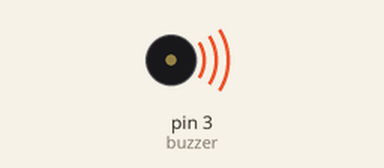
A sketch run on a simulated Arduino Uno, built with avr-gcc and run on an emulated ATmega328P. Parts: buzzer (waves = sounding).

Above: at 0.1 s.
Timing chart, 0 to 40.0 s (numbered marks = the images above):
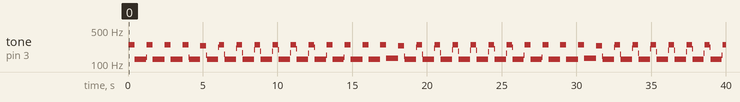

The sketch:

Buzzer1.ino
```cpp
char buzzer = 3;  // pin bzucaku

void setup()
{
  pinMode(buzzer,OUTPUT);
}

void loop()
{
  for(int i = 0; i < 100; i++)
  {
    digitalWrite(buzzer, HIGH);
    delay(2);
    digitalWrite(buzzer, LOW);
    delay(2);
  }

  for(int i = 0; i < 100; i++)
  {
    digitalWrite(buzzer, HIGH);
    delay(4);
    digitalWrite(buzzer, LOW);
    delay(4);
  }
}
```

Measured:
- by itself, tone on pin 3 (buzzer): plays 249 Hz for 0.40 s, 125 Hz for 0.76 s, 139 Hz for 0.04 s, 249 Hz for 0.40 s, 125 Hz for 0.80 s, 249 Hz for 0.40 s … (113 notes in this stretch)
